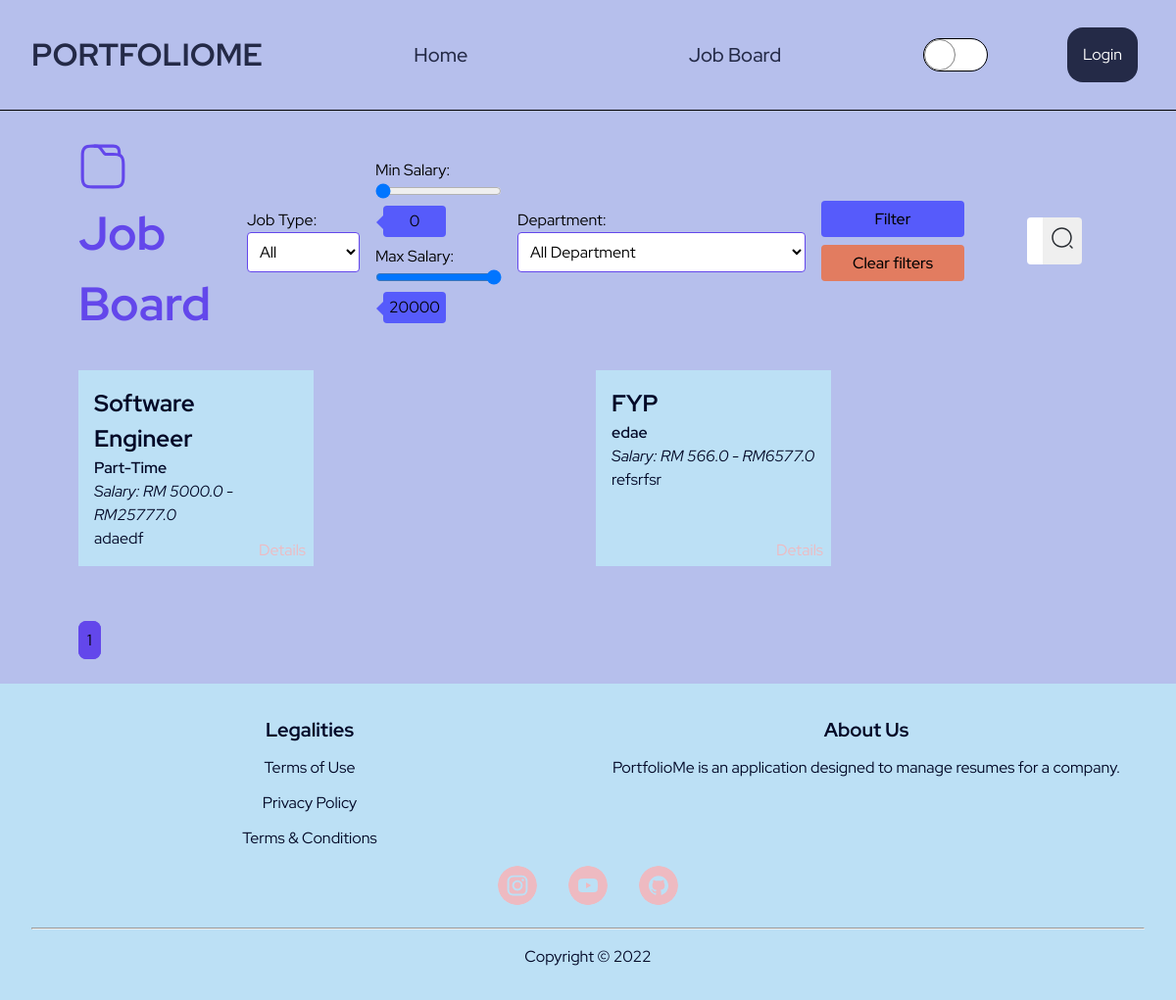
Page /job_board on the earlier database version.
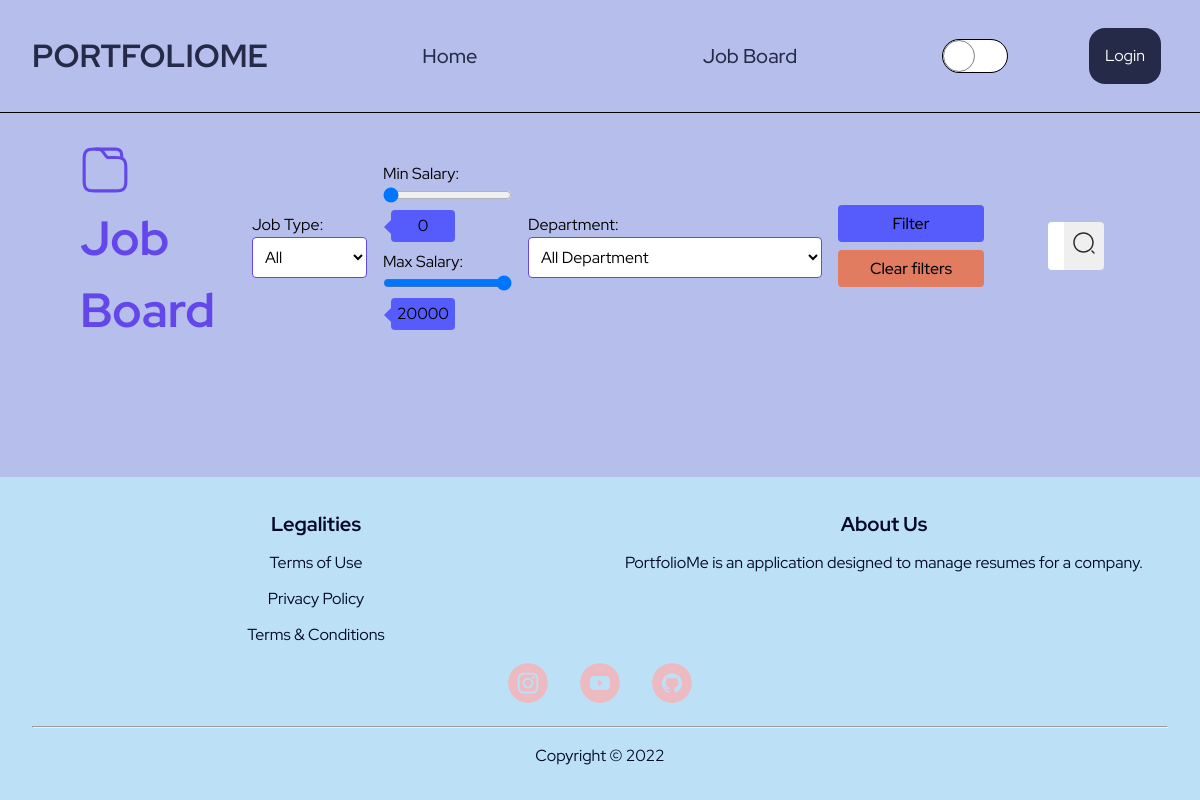
Same page on the later database version.
### PortfolioMe/models.py (models this page shows, shortened)
class JobBoard(db.Model):
    __tablename__ = 'jobboard'
    id = db.Column(db.Integer, primary_key=True)
    name = db.Column(db.String(50), nullable=False)
    highlights = db.Column(db.String(200), nullable=False)
    description = db.Column(db.Text, nullable=False)
    department = db.Column(db.String(50), nullable=False)
    min_salary = db.Column(db.Float, nullable=False)
    max_salary = db.Column(db.Float, nullable=False)
    position_level = db.Column(db.String(20), nullable=False)
    years_of_experience = db.Column(db.String(10), nullable=False)
    job_type = db.Column(db.String(10), nullable=False)
    specializations = db.Column(db.String(50), nullable=False)
    job_image = db.Column(db.String(50), nullable=False)
    resumes_submitted_list = db.relationship(
        'Resume', backref='associated_job_board', lazy=True)

### PortfolioMe/client/routes.py (the view, shortened to what this page needs)
@client.route("/job_board", methods=["GET", "POST"])
def job_board():
    JOBS_PER_PAGE = 12
    page = request.args.get('page', default=1, type=int)
    if current_user.is_authenticated:
        jobs = JobBoard.query.filter(not_(JobBoard.resumes_submitted_list.any(
            applicant_id=current_user.id))).order_by(
            JobBoard.id.asc()).paginate(page=page, per_page=JOBS_PER_PAGE)
    else:
        jobs = JobBoard.query.order_by(
            JobBoard.id.asc()).paginate(page=page, per_page=JOBS_PER_PAGE)
    search_query = request.args.get('search')
    if search_query is not None:
        jobs = JobBoard.query.filter(JobBoard.name.like(f"%{search_query}%"), not_(JobBoard.resumes_submitted_list.any(
            applicant_id=current_user.id))).order_by(
            JobBoard.id.asc()).paginate(page=page, per_page=JOBS_PER_PAGE)
    jobtype_filter = constants.job_types
    department_filter = constants.department_types
    type = request.args.get('type')
    min_salary = request.args.get('min_salary')
    max_salary = request.args.get('max_salary')
    department = request.args.get('dept')
    return render_template("client/job_board.html", jobs=jobs, jobtype_filter=jobtype_filter, department_filter=department_filter)

### PortfolioMe/templates/client/job_board.html (shortened to what this page needs)
{% extends "layout/base.html" %}  {% block css %}<link
    rel="stylesheet"
    href="{{ url_for('static', filename='css/client/job_board.css') }}"
/>
{% endblock %} {% block content %}
<main class="job-board-container">
    <div class="job-board-header">
        <div class="header">
            <h1>Job Board</h1>
        </div>
        <div class="action-container">
            <form class="filter-form" method="GET" novalidate>
                <div class="type">
                    <label for="jobType">Job Type:</label>
                    <select name="type" id="jobType">
                        {% for job_type in jobtype_filter %} {% if
                        request.args.get('type') == job_type %}
                        <option value="{{ job_type }}" selected>
                            {{ job_type | capitalize}}
                        </option>
                        {% else %}
                        <option value="{{ job_type }}">
                            {{ job_type | capitalize}}
                        </option>
                        {% endif %} {% endfor %}
                    </select>
                </div>
                <div class="salary">
                    <section>
                        <label for="minJobSalary">Min Salary:</label>
                        <input
                            type="range"
                            name="min_salary"
                            id="minJobSalary"
                            min="0"
                            max="20000"
                            step="500"
                            value="{{ request.args.get('min_salary') or 0 }}"
                        />
                        <p>{{ request.args.get('min_salary') or 0 }}</p>
                    </section>
                    <section>
                        <label for="maxJobSalary">Max Salary: </label>
                        <input
                            type="range"
                            name="max_salary"
                            id="maxJobSalary"
                            min="1500"
                            max="20000"
                            step="500"
                            value="{{ request.args.get('max_salary') or 20000 }}"
                        />
                        <p>{{ request.args.get('max_salary') or 20000 }}</p>
                    </section>
                </div>
                <div class="department-container">
                    <label for="department">Department:</label>
                    <select name="dept" id="department">
                        {% for dept in department_filter %} {% if
                        request.args.get('dept') == dept %}
                        <option value="{{ dept }}" selected>
                            {{ dept | capitalize + " Department"}}
                        </option>
                        {% else %}
                        <option value="{{ dept }}">
                            {{ dept | capitalize + " Department" }}
                        </option>
                        {% endif %} {% endfor %}
                    </select>
                </div>
                <div class="submit-buttons">
                    <input type="submit" value="Filter" class="filter-btn" />
                    <input
                        type="button"
                        value="Clear filters"
                        class="clear-filters-btn"
                    />
                </div class="submit-buttons">
            </form>
            <form class="search-form" method="GET" novalidate>
                {% if request.args.get('search') %}
                <input
                    type="search"
                    name="search"
                    id="searchBar"
                    value="{{ request.args.get('search') }}"
                    placeholder="Search jobs..."
                />
                {% else %}
                <input
                    type="search"
                    name="search"
                    id="searchBar"
                    placeholder="Search jobs..."
                />
                {% endif %}
                <button id="searchBtn">
                </button>
            </form>
        </div>
    </div>
    <div class="jobs-available">
        {% for job in jobs.items %}
        <div>
            <h2>{{ job.name }}</h2>
            <span>{{ job.job_type }}</span>
            <br />
            <i>Salary: RM {{ job.min_salary }} - RM{{ job.max_salary }}</i>
            <p>{{ job.description }}</p>
            <a href="{{ url_for('client.job_detail', job_id=job.id) }}"
                >Details</a
            >
        </div>
        {% endfor %}
    </div>
    <div class="pagination">
        {% for page_num in jobs.iter_pages(left_edge=1, right_edge=1,
        left_current=2, right_current=2) %} {% if page_num %} {% if jobs.page ==
        page_num %}
        <a
            class="current-page-btn"
            href="{{ url_for('client.job_board', page=page_num) }}"
            >{{ page_num }}</a
        >
        {% else %}
        <a
            class="page-btn"
            href="{{ url_for('client.job_board', page=page_num) }}"
            >{{ page_num }}</a
        >
        {% endif %} {% else %} ... {% endif %} {% endfor %}
    </div>
</main>
{% endblock %}

### PortfolioMe/templates/layout/base.html (shortened to what this page needs)
<!DOCTYPE html>
<html lang="en">
    <head>
        <link
            rel="stylesheet"
            href="{{ url_for('static', filename='css/layout/base.css') }}"
        />
        <link
            rel="stylesheet"
            href="{{ url_for('static', filename='css/layout/reset.css') }}"
        />
        {% block css %} {% endblock %}
    </head>
    <body>
        <header>
            <div class="logo">
                <a href="{{ url_for('main.home') }}">PortfolioMe</a>
            </div>
            <nav class="navigation-bar">
                <ul>
                    {% if current_user.is_authenticated %}
                    <li>
                        <a href="{{ url_for('main.home') }}">Home</a>
                    </li>
                    <li>
                        <a href="{{ url_for('client.job_board') }}"
                            >Job Board</a
                        >
                    </li>
                    <li>
                        <a href="{{ url_for('client.resume_status') }}"
                            >Resume Status</a
                        >
                    </li>
                    {% else %}
                    <li>
                        <a href="{{ url_for('main.home') }}">Home</a>
                    </li>
                    <li>
                        <a href="{{ url_for('client.job_board') }}"
                            >Job Board</a
                        >
                    </li>
                    {% endif %}
                </ul>
            </nav>
            <div class="toggle-dark-light-mode">
            </div>
            {% if current_user.is_authenticated %}
            <div class="profile-container">
                <button id="profile">
                    <svg
                        width="55"
                        height="55"
                        viewBox="0 0 55 55"
                        fill="none"
                        xmlns="http://www.w3.org/2000/svg"
                    >
                        <path
                            d="M50.4166 27.5C50.4166 14.8729 40.1271 4.58334 27.5 4.58334C14.8729 4.58334 4.58331 14.8729 4.58331 27.5C4.58331 34.1458 7.4479 40.1271 11.9854 44.3208C11.9854 44.3438 11.9854 44.3438 11.9625 44.3667C12.1916 44.5958 12.4666 44.7792 12.6958 44.9854C12.8333 45.1 12.9479 45.2146 13.0854 45.3063C13.4979 45.65 13.9562 45.9708 14.3916 46.2917C14.5521 46.4063 14.6896 46.4979 14.85 46.6125C15.2854 46.9104 15.7437 47.1854 16.225 47.4375C16.3854 47.5292 16.5687 47.6438 16.7291 47.7354C17.1875 47.9875 17.6687 48.2167 18.1729 48.4229C18.3562 48.5146 18.5396 48.6063 18.7229 48.675C19.2271 48.8813 19.7312 49.0646 20.2354 49.225C20.4187 49.2938 20.6021 49.3625 20.7854 49.4083C21.3354 49.5688 21.8854 49.7063 22.4354 49.8438C22.5958 49.8896 22.7562 49.9354 22.9396 49.9583C23.5812 50.0958 24.2229 50.1875 24.8875 50.2563C24.9791 50.2563 25.0708 50.2792 25.1625 50.3021C25.9416 50.3708 26.7208 50.4167 27.5 50.4167C28.2791 50.4167 29.0583 50.3708 29.8146 50.3021C29.9062 50.3021 29.9979 50.2792 30.0896 50.2563C30.7541 50.1875 31.3958 50.0958 32.0375 49.9583C32.1979 49.9354 32.3583 49.8667 32.5416 49.8438C33.0916 49.7063 33.6646 49.5917 34.1916 49.4083C34.375 49.3396 34.5583 49.2708 34.7416 49.225C35.2458 49.0417 35.7729 48.8813 36.2541 48.675C36.4375 48.6063 36.6208 48.5146 36.8041 48.4229C37.2854 48.2167 37.7666 47.9875 38.2479 47.7354C38.4312 47.6438 38.5916 47.5292 38.7521 47.4375C39.2104 47.1625 39.6687 46.9104 40.1271 46.6125C40.2875 46.5208 40.425 46.4063 40.5854 46.2917C41.0437 45.9708 41.4791 45.65 41.8916 45.3063C42.0291 45.1917 42.1437 45.0771 42.2812 44.9854C42.5333 44.7792 42.7854 44.5729 43.0146 44.3667C43.0146 44.3438 43.0146 44.3438 42.9916 44.3208C47.5521 40.1271 50.4166 34.1458 50.4166 27.5ZM38.8208 38.8896C32.6104 34.7188 22.4354 34.7188 16.1791 38.8896C15.1708 39.5542 14.3458 40.3333 13.6583 41.1813C10.175 37.6521 8.02081 32.8167 8.02081 27.5C8.02081 16.7521 16.7521 8.02084 27.5 8.02084C38.2479 8.02084 46.9791 16.7521 46.9791 27.5C46.9791 32.8167 44.825 37.6521 41.3416 41.1813C40.6771 40.3333 39.8291 39.5542 38.8208 38.8896Z"
                            fill="currentColor"
                        />
                        <path
                            d="M27.5 15.8813C22.7563 15.8813 18.9062 19.7313 18.9062 24.475C18.9062 29.1271 22.55 32.9083 27.3854 33.0458C27.4542 33.0458 27.5458 33.0458 27.5917 33.0458C27.6375 33.0458 27.7062 33.0458 27.7521 33.0458C27.775 33.0458 27.7979 33.0458 27.7979 33.0458C32.4271 32.8854 36.0708 29.1271 36.0938 24.475C36.0938 19.7313 32.2438 15.8813 27.5 15.8813Z"
                            fill="currentColor"
                        />
                    </svg>
                    <div class="profile-box">
                        <a
                            href="{{ url_for('client.edit_profile') }}"
                            class="edit-profile-btn"
                            >Edit Profile</a
                        >
                        <a
                            href="{{ url_for('auth.logout') }}"
                            class="logout-btn"
                            >Logout</a
                        >
                    </div>
                </button>
            </div>
            {% else %}
            <div class="authentication-box">
                <a href="{{ url_for('auth.login') }}" class="login-btn"
                    >Login</a
                >
            </div>
            {% endif %}
        </header>
        {% block content %} {% endblock %}
        <footer>
            <div class="legalities">
                <h4>Legalities</h4>
                <a href="#">Terms of Use</a>
                <a href="#">Privacy Policy</a>
                <a href="#">Terms &amp; Conditions</a>
            </div>
            <div class="about-us">
                <h4>About Us</h4>
                <p>
                    PortfolioMe is an application designed to manage resumes for
                    a company.
                </p>
            </div>
            <div class="icons">
                <a href="#"
                    >
                </a>
                <a href="#"
                    >
                </a>
                <a href="#"
                    >
                </a>
            </div>
            <hr />
            <div class="copyright">Copyright &copy; 2022</div>
        </footer>
    </body>
</html>

Differences in the rows shown:
removed JobBoard: name "Software Engineer", job_type "Part-Time", min_salary "5000.0", max_salary "25777.0", description "adaedf"
removed JobBoard: name "FYP", job_type "edae", min_salary "566.0", max_salary "6577.0", description "refsrfsr"
Other differences:
list line gone: "1"
